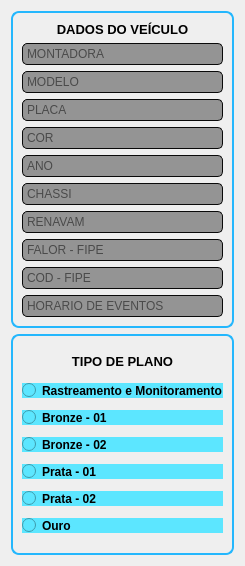
            <widget class="QFrame" name="frame_vehicle_pain_data_outside">
             <property name="minimumSize">
              <size>
               <width>0</width>
               <height>0</height>
              </size>
             </property>
             <property name="maximumSize">
              <size>
               <width>300</width>
               <height>16777215</height>
              </size>
             </property>
             <property name="styleSheet">
              <string notr="true">background-image: url(./background-blue-1715x980.jpg);border-radius: 8px;</string>
             </property>
             <property name="frameShape">
              <enum>QFrame::StyledPanel</enum>
             </property>
             <property name="frameShadow">
              <enum>QFrame::Raised</enum>
             </property>
             <layout class="QVBoxLayout" name="verticalLayout_9">
              <item>
               <widget class="QFrame" name="frame_vehicle_plain_data_inside">
                <property name="minimumSize">
                 <size>
                  <width>150</width>
                  <height>50</height>
                 </size>
                </property>
                <property name="styleSheet">
                 <string notr="true">QFrame{
	border: 2px solid rgb(36, 183, 253);
	border-radius: 8px;
}</string>
                </property>
                <property name="frameShape">
                 <enum>QFrame::StyledPanel</enum>
                </property>
                <property name="frameShadow">
                 <enum>QFrame::Raised</enum>
                </property>
                <layout class="QVBoxLayout" name="verticalLayout_3">
                 <item>
                  <widget class="QLabel" name="label_vehicle">
                   <property name="minimumSize">
                    <size>
                     <width>0</width>
                     <height>0</height>
                    </size>
                   </property>
                   <property name="maximumSize">
                    <size>
                     <width>16777215</width>
                     <height>20</height>
                    </size>
                   </property>
                   <property name="font">
                    <font>
                     <family>Segoe UI</family>
                     <pointsize>10</pointsize>
                     <weight>75</weight>
                     <bold>true</bold>
                    </font>
                   </property>
                   <property name="styleSheet">
                    <string notr="true">border:no</string>
                   </property>
                   <property name="text">
                    <string>DADOS DO VEÍCULO</string>
                   </property>
                   <property name="alignment">
                    <set>Qt::AlignCenter</set>
                   </property>
                  </widget>
                 </item>
                 <item>
                  <widget class="QLineEdit" name="lineEdit_assembler">
                   <property name="styleSheet">
                    <string notr="true">QLineEdit{
	
	background-color: rgb(148, 148, 148);
	border: 1px solid rgb(10,10,10);
	border-radius: 5px;
	padding: 2px;
}
QLineEdit:hover{
	border: 1px solid rgb(150,150,150);
}
QLineEdit:focus{
	border: 2px solid rgb(100, 100, 255);
}</string>
                   </property>
                   <property name="placeholderText">
                    <string>MONTADORA</string>
                   </property>
                  </widget>
                 </item>
                 <item>
                  <widget class="QLineEdit" name="lineEdit_model">
                   <property name="styleSheet">
                    <string notr="true">QLineEdit{
	
	background-color: rgb(148, 148, 148);
	border: 1px solid rgb(10,10,10);
	border-radius: 5px;
	padding: 2px;
}
QLineEdit:hover{
	border: 1px solid rgb(150,150,150);
}
QLineEdit:focus{
	border: 2px solid rgb(100, 100, 255);
}</string>
                   </property>
                   <property name="placeholderText">
                    <string>MODELO</string>
                   </property>
                  </widget>
                 </item>
                 <item>
                  <widget class="QLineEdit" name="lineEdit_plate">
                   <property name="styleSheet">
                    <string notr="true">QLineEdit{
	
	background-color: rgb(148, 148, 148);
	border: 1px solid rgb(10,10,10);
	border-radius: 5px;
	padding: 2px;
}
QLineEdit:hover{
	border: 1px solid rgb(150,150,150);
}
QLineEdit:focus{
	border: 2px solid rgb(100, 100, 255);
}</string>
                   </property>
                   <property name="placeholderText">
                    <string>PLACA</string>
                   </property>
                  </widget>
                 </item>
                 <item>
                  <widget class="QLineEdit" name="lineEdit_color">
                   <property name="styleSheet">
                    <string notr="true">QLineEdit{
	
	background-color: rgb(148, 148, 148);
	border: 1px solid rgb(10,10,10);
	border-radius: 5px;
	padding: 2px;
}
QLineEdit:hover{
	border: 1px solid rgb(150,150,150);
}
QLineEdit:focus{
	border: 2px solid rgb(100, 100, 255);
}</string>
                   </property>
                   <property name="placeholderText">
                    <string>COR</string>
                   </property>
                  </widget>
                 </item>
                 <item>
                  <widget class="QLineEdit" name="lineEdit_year">
                   <property name="styleSheet">
                    <string notr="true">QLineEdit{
	
	background-color: rgb(148, 148, 148);
	border: 1px solid rgb(10,10,10);
	border-radius: 5px;
	padding: 2px;
}
QLineEdit:hover{
	border: 1px solid rgb(150,150,150);
}
QLineEdit:focus{
	border: 2px solid rgb(100, 100, 255);
}</string>
                   </property>
                   <property name="placeholderText">
                    <string>ANO</string>
                   </property>
                  </widget>
                 </item>
                 <item>
                  <widget class="QLineEdit" name="lineEdit_chassis">
                   <property name="styleSheet">
                    <string notr="true">QLineEdit{
	
	background-color: rgb(148, 148, 148);
	border: 1px solid rgb(10,10,10);
	border-radius: 5px;
	padding: 2px;
}
QLineEdit:hover{
	border: 1px solid rgb(150,150,150);
}
QLineEdit:focus{
	border: 2px solid rgb(100, 100, 255);
}</string>
                   </property>
                   <property name="placeholderText">
                    <string>CHASSI</string>
                   </property>
                  </widget>
                 </item>
                 <item>
                  <widget class="QLineEdit" name="lineEdit_renavam">
                   <property name="styleSheet">
                    <string notr="true">QLineEdit{
	
	background-color: rgb(148, 148, 148);
	border: 1px solid rgb(10,10,10);
	border-radius: 5px;
	padding: 2px;
}
QLineEdit:hover{
	border: 1px solid rgb(150,150,150);
}
QLineEdit:focus{
	border: 2px solid rgb(100, 100, 255);
}</string>
                   </property>
                   <property name="placeholderText">
                    <string>RENAVAM</string>
                   </property>
                  </widget>
                 </item>
                 <item>
                  <widget class="QLineEdit" name="lineEdit_fipe_value">
                   <property name="styleSheet">
                    <string notr="true">QLineEdit{
	
	background-color: rgb(148, 148, 148);
	border: 1px solid rgb(10,10,10);
	border-radius: 5px;
	padding: 2px;
}
QLineEdit:hover{
	border: 1px solid rgb(150,150,150);
}
QLineEdit:focus{
	border: 2px solid rgb(100, 100, 255);
}</string>
                   </property>
                   <property name="placeholderText">
                    <string>FALOR - FIPE</string>
                   </property>
                  </widget>
                 </item>
                 <item>
                  <widget class="QLineEdit" name="lineEdit_fipe_code">
                   <property name="styleSheet">
                    <string notr="true">QLineEdit{
	
	background-color: rgb(148, 148, 148);
	border: 1px solid rgb(10,10,10);
	border-radius: 5px;
	padding: 2px;
}
QLineEdit:hover{
	border: 1px solid rgb(150,150,150);
}
QLineEdit:focus{
	border: 2px solid rgb(100, 100, 255);
}</string>
                   </property>
                   <property name="placeholderText">
                    <string>COD - FIPE</string>
                   </property>
                  </widget>
                 </item>
                 <item>
                  <widget class="QLineEdit" name="lineEdit_hora">
                   <property name="styleSheet">
                    <string notr="true">QLineEdit{
	
	background-color: rgb(148, 148, 148);
	border: 1px solid rgb(10,10,10);
	border-radius: 5px;
	padding: 2px;
}
QLineEdit:hover{
	border: 1px solid rgb(150,150,150);
}
QLineEdit:focus{
	border: 2px solid rgb(100, 100, 255);
}</string>
                   </property>
                   <property name="placeholderText">
                    <string>HORARIO DE EVENTOS</string>
                   </property>
                  </widget>
                 </item>
                </layout>
               </widget>
              </item>
              <item>
               <widget class="QFrame" name="frame_plaintype_inside">
                <property name="minimumSize">
                 <size>
                  <width>1</width>
                  <height>221</height>
                 </size>
                </property>
                <property name="styleSheet">
                 <string notr="true">QFrame{
	border: 2px solid rgb(36, 183, 253);
	border-radius: 8px;
}</string>
                </property>
                <property name="frameShape">
                 <enum>QFrame::StyledPanel</enum>
                </property>
                <property name="frameShadow">
                 <enum>QFrame::Raised</enum>
                </property>
                <layout class="QVBoxLayout" name="verticalLayout_11">
                 <item>
                  <widget class="QLabel" name="label_playntype">
                   <property name="minimumSize">
                    <size>
                     <width>0</width>
                     <height>0</height>
                    </size>
                   </property>
                   <property name="maximumSize">
                    <size>
                     <width>16777215</width>
                     <height>20</height>
                    </size>
                   </property>
                   <property name="font">
                    <font>
                     <family>Segoe UI</family>
                     <pointsize>10</pointsize>
                     <weight>75</weight>
                     <bold>true</bold>
                    </font>
                   </property>
                   <property name="styleSheet">
                    <string notr="true">border: no</string>
                   </property>
                   <property name="text">
                    <string>TIPO DE PLANO</string>
                   </property>
                   <property name="alignment">
                    <set>Qt::AlignCenter</set>
                   </property>
                  </widget>
                 </item>
                 <item>
                  <widget class="QRadioButton" name="radioButton_monitoring">
                   <property name="font">
                    <font>
                     <family>Segoe UI</family>
                     <weight>75</weight>
                     <bold>true</bold>
                    </font>
                   </property>
                   <property name="styleSheet">
                    <string notr="true">QRadioButton{
	background-color: rgb(92, 230, 255);
}
QRadioButton:hover{
	color: rgb(0, 0, 255);
}</string>
                   </property>
                   <property name="text">
                    <string>Rastreamento e Monitoramento</string>
                   </property>
                  </widget>
                 </item>
                 <item>
                  <widget class="QRadioButton" name="radioButton_bronze01">
                   <property name="font">
                    <font>
                     <family>Segoe UI</family>
                     <weight>75</weight>
                     <bold>true</bold>
                    </font>
                   </property>
                   <property name="styleSheet">
                    <string notr="true">QRadioButton{
	background-color: rgb(92, 230, 255);
}
QRadioButton:hover{
	color: rgb(0, 0, 255);
}</string>
                   </property>
                   <property name="text">
                    <string>Bronze - 01</string>
                   </property>
                  </widget>
                 </item>
                 <item>
                  <widget class="QRadioButton" name="radioButton_bronze02">
                   <property name="font">
                    <font>
                     <family>Segoe UI</family>
                     <weight>75</weight>
                     <bold>true</bold>
                    </font>
                   </property>
                   <property name="styleSheet">
                    <string notr="true">QRadioButton{
	background-color: rgb(92, 230, 255);
}
QRadioButton:hover{
	color: rgb(0, 0, 255);
}</string>
                   </property>
                   <property name="text">
                    <string>Bronze - 02</string>
                   </property>
                  </widget>
                 </item>
                 <item>
                  <widget class="QRadioButton" name="radioButton_silver01">
                   <property name="font">
                    <font>
                     <family>Segoe UI</family>
                     <weight>75</weight>
                     <bold>true</bold>
                    </font>
                   </property>
                   <property name="styleSheet">
                    <string notr="true">QRadioButton{
	background-color: rgb(92, 230, 255);
}
QRadioButton:hover{
	color: rgb(0, 0, 255);
}</string>
                   </property>
                   <property name="text">
                    <string>Prata - 01</string>
                   </property>
                  </widget>
                 </item>
                 <item>
                  <widget class="QRadioButton" name="radioButton_silver02">
                   <property name="font">
                    <font>
                     <family>Segoe UI</family>
                     <weight>75</weight>
                     <bold>true</bold>
                    </font>
                   </property>
                   <property name="styleSheet">
                    <string notr="true">QRadioButton{
	background-color: rgb(92, 230, 255);
}
QRadioButton:hover{
	color: rgb(0, 0, 255);
}</string>
                   </property>
                   <property name="text">
                    <string>Prata - 02</string>
                   </property>
                  </widget>
                 </item>
                 <item>
                  <widget class="QRadioButton" name="radioButton_gold">
                   <property name="font">
                    <font>
                     <family>Segoe UI</family>
                     <weight>75</weight>
                     <bold>true</bold>
                    </font>
                   </property>
                   <property name="styleSheet">
                    <string notr="true">QRadioButton{
	background-color: rgb(92, 230, 255);
}
QRadioButton:hover{
	color: rgb(0, 0, 255);
}</string>
                   </property>
                   <property name="text">
                    <string>Ouro</string>
                   </property>
                  </widget>
                 </item>
                </layout>
               </widget>
              </item>
             </layout>
            </widget>
